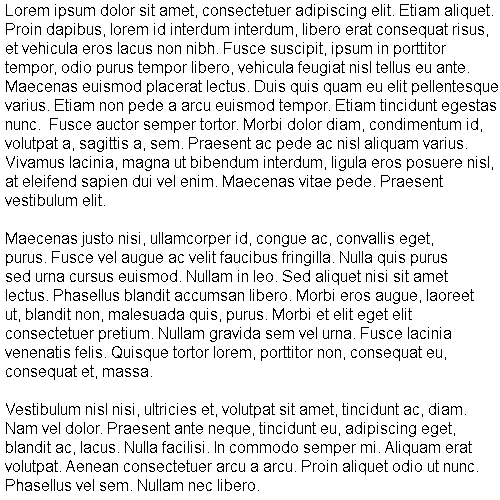
%> input picture library/lorem_img.png, 500 x 500 px
$ octave Task_2.m   (GNU Octave 9; MATLAB toolbox functions it lacks are replaced by stand-ins)
%> lines starting %> are read from the running program, lines starting %| are printed output that depends on the picture
%> `lorem_img = imread('lorem_img.png');`: lorem_img: size 500x500 logical; 89% white; black in thin lines or dots
### Lab 1/my_runlength_encode.m
function run_length_code = my_runlength_encode(img)
% MY_RUNLENGTH_ENCODE encode an image using run length encoding
%    RUN_LENGTH_CODE = MY_RUNLENGTH_ENCODE(IMG) returns a binary
%    vector RUN_LENGTH_CODE containing the run length encoding of
%    the binary image IMG. The binary output vector contains a sequence
%    of 8 bit binary numbers indicating the length of runs of white and
%    black pixels (counting across the rows of the image first).

% reshape the image to a 1D vector
image= img'; % transpose the image to vectorize row by row
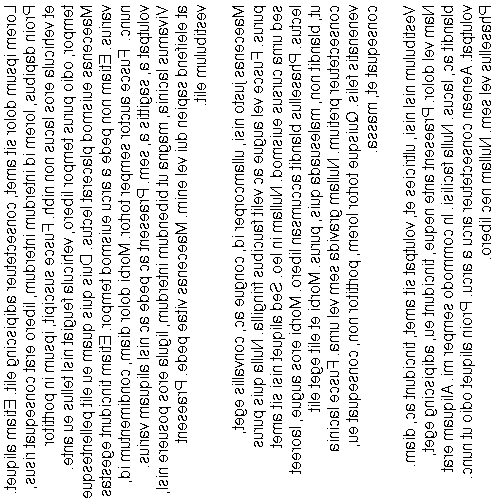
%> image: size 500x500 logical; 89% white; black in thin lines or dots
img_1D = image(:)'; % vectorize the image
%> img_1D = 250000 logical values, 222612 true

runs = [];
run_len = 0;
pixel_value = 1; % Assume white pixel run at first
for bit_count = 1:length(img_1D),
    if img_1D(bit_count) == pixel_value,
        run_len = run_len + 1;
    else
        pixel_value = img_1D(bit_count);
        runs = [runs run_len];
        run_len = 1;
    end
    % % % % Revise the following code to split runs longer than 255 bits  % % % %
    if run_len == 255,
        runs = [runs run_len 0];
        run_len = 0;
    end
    % % % % Do not change the code below % % % %
end
%> after the loop, pixel_value = true; run_len = 151
runs = [runs run_len];
% encode runs as 8 bit binary vectors
%> the run ends on the next line
run_length_code = reshape(dec2binArray(runs)',1,length(runs)*8);
end

### Lab 1/Task_2.m
% Load the input image
lorem_img = imread('lorem_img.png');
% The test image is black-and-white and has a 500-by-500 array of pixels.
% In MATLAB, pixels are encoded by their brightness, where black pixel has
% a value of 0, and white pixel has a value of 1. Because the image is
% black-and-white, one bit is needed to encode one pixel.

% display the raw image
figure(1);
imshow(lorem_img);
title('Original image');

% % % run-length encode % % %
run_length_code = my_runlength_encode(lorem_img);
